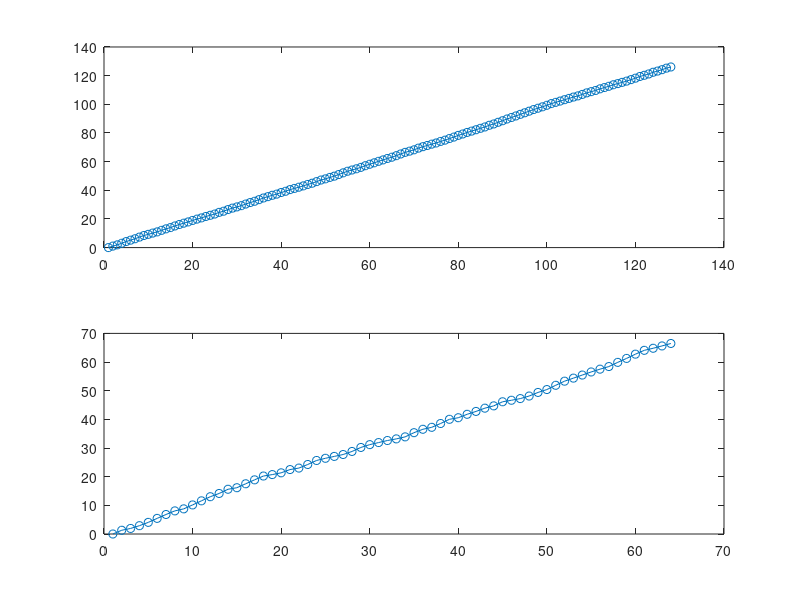
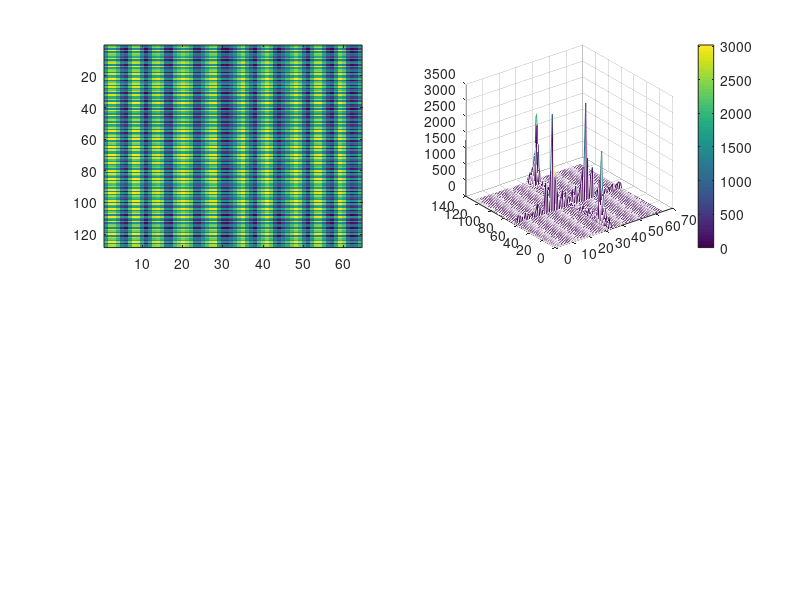

Recreate these plots in MATLAB, in order. (Note: this script raises an error after producing the figures.)
n1=128;n2=64;
f1=0.4;
f2=0.15;
d1=1;
d2=1;
pert1 = 0.2;
pert2 = 0.5;
nfig=1;
% regular 
x1=0:n1-1;x1=x1*d1;
x2=0:n2-1;x2=x2*d2

% irregularity along x1
perturb1=1+pert1*(rand(n1,1)*2-1);
x1(1)=0;

for ix=2:n1
    x1(ix)=x1(ix-1)+d1*perturb1(ix-1);
end

% irregularity along x2
perturb2=1+pert2*(rand(n2,1)*2-1);
x2(1)=0;

for ix=2:n2
    x2(ix)=x2(ix-1)+d2*perturb2(ix-1);
end

figure(1); 
subplot(211);plot(1:n1,x1,'o-');
subplot(212);plot(1:n2,x2,'o-');

for i1=1:n1
    for i2=1:n2
        z(i1,i2)=sin(x1(i1)*2*pi*f1)+sin(x2(i2)*2*pi*f2);
    end
end


figure(2),
subplot(221);imagesc(z)

ZFFT=abs(fftshift(fft2(z)));
subplot(222);mesh(ZFFT);colorbar;

%ZDFT=abs(fftshift(dft2b(z,x2,x1)));
%figure,imagesc(ZDFT);colorbar;

ZDFT=abs(fftshift(dft_fft(z,x2,x1,0,0)));
subplot(223);mesh(ZDFT);colorbar;
    
subplot(224);imagesc(ZFFT-ZDFT);colorbar;
